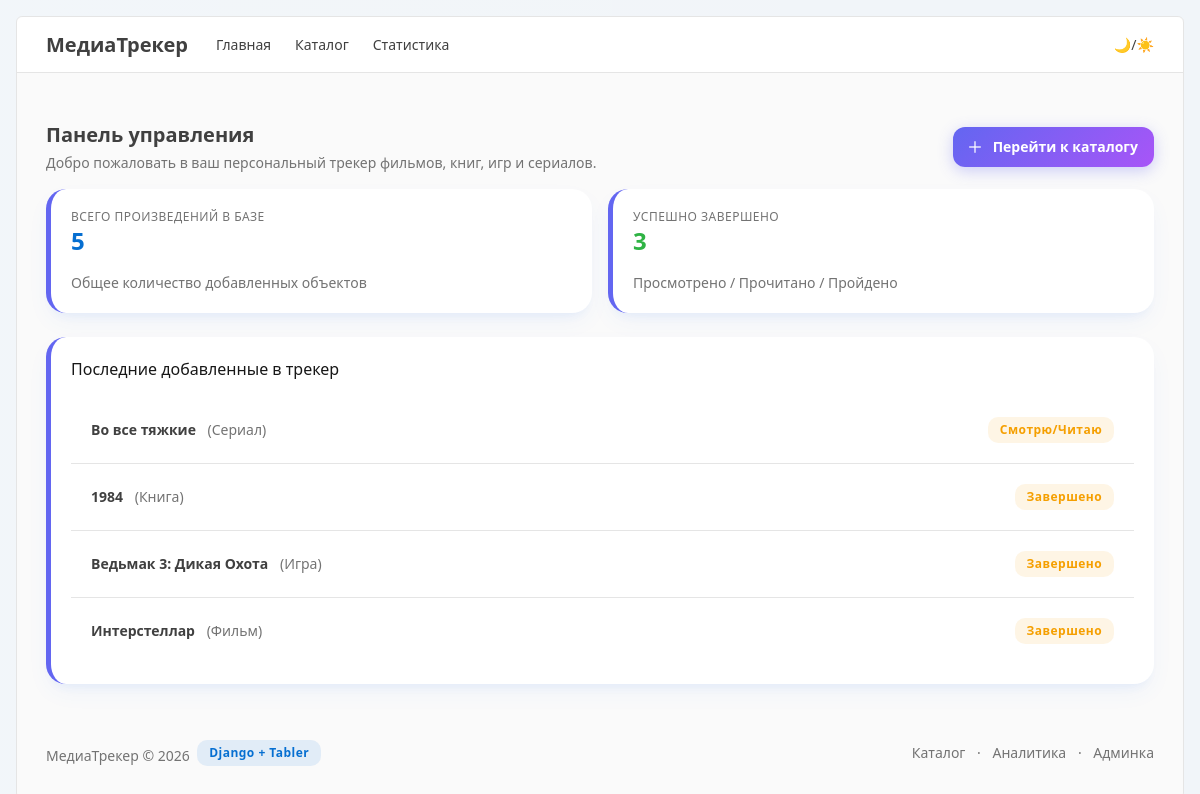
The page / on the database its author committed.
### catalog/models.py (models this page shows, shortened)
class WatchEntry(models.Model):
    STATUS_CHOICES = [
        ('planned', 'Запланировано'),
        ('watching', 'Смотрю/Читаю'),
        ('completed', 'Завершено'),
    ]
    title = models.ForeignKey(Title, on_delete=models.CASCADE, verbose_name="Произведение")
    status = models.CharField(max_length=20, choices=STATUS_CHOICES, default='planned', verbose_name="Статус")
    rating = models.PositiveIntegerField(blank=True, null=True, verbose_name="Оценка")
    notes = models.TextField(blank=True, null=True, verbose_name="Заметки")

class Title(models.Model):
    KIND_CHOICES = [
        ('movie', 'Фильм'),
        ('series', 'Сериал'),
        ('book', 'Книга'),
        ('game', 'Игра'),
    ]
    title = models.CharField(max_length=200, verbose_name="Название")
    kind = models.CharField(max_length=20, choices=KIND_CHOICES, default='movie', verbose_name="Тип")
    genres = models.ManyToManyField(Genre, blank=True, verbose_name="Жанры")

### catalog/views.py (the view)
# urls.py: path('', views.index_view, name='index'),
def index_view(request):
    total_titles = Title.objects.count()
    completed_count = WatchEntry.objects.filter(status='completed').count()
    recent_entries = WatchEntry.objects.select_related('title').order_by('-id')[:5]
    context = {
        'total_titles': total_titles,
        'completed_count': completed_count,
        'recent_entries': recent_entries,
    }
    return render(request, 'index.html', context)

### templates/index.html
{% extends 'base.html' %}
{% block content %}
<div class="page-header d-print-none mb-3">
    <div class="row g-2 align-items-center">
        <div class="col">
            <h2 class="page-title">Панель управления</h2>
            <div class="text-muted mt-1">Добро пожаловать в ваш персональный трекер фильмов, книг, игр и сериалов.</div>
        </div>
        <div class="col-auto ms-auto d-print-none">
            <div class="btn-list">
                <a href="{% url 'catalog' %}" class="btn btn-primary">
                    <svg xmlns="http://www.w3.org/2000/svg" class="icon" width="24" height="24" viewBox="0 0 24 24" stroke-width="2" stroke="currentColor" fill="none"><path stroke="none" d="M0 0h24v24H0z" fill="none"/><path d="M12 5l0 14" /><path d="M5 12l14 0" /></svg>
                    Перейти к каталогу
                </a>
            </div>
        </div>
    </div>
</div>
<div class="row row-deck row-cards mb-4">
    <div class="col-sm-6 col-lg-6">
        <div class="card">
            <div class="card-body">
                <div class="d-flex align-items-center">
                    <div class="subheader">Всего произведений в базе</div>
                </div>
                <div class="h1 mb-3 text-blue">{{ total_titles }}</div>
                <div class="text-muted">Общее количество добавленных объектов</div>
            </div>
        </div>
    </div>
    <div class="col-sm-6 col-lg-6">
        <div class="card">
            <div class="card-body">
                <div class="d-flex align-items-center">
                    <div class="subheader">Успешно завершено</div>
                </div>
                <div class="h1 mb-3 text-green">{{ completed_count }}</div>
                <div class="text-muted">Просмотрено / Прочитано / Пройдено</div>
            </div>
        </div>
    </div>
</div>
<div class="card">
    <div class="card-body">
        <h3 class="card-title">Последние добавленные в трекер</h3>
        {% if recent_entries %}
        <div class="list-group list-group-flush">
            {% for entry in recent_entries %}
            <div class="list-group-item">
                <div class="row align-items-center">
                    <div class="col">
                        <strong>{{ entry.title.title }}</strong>
                        <span class="text-muted ms-2">({{ entry.title.get_kind_display }})</span>
                    </div>
                    <div class="col-auto">
                        <span class="badge bg-yellow-lt">{{ entry.get_status_display }}</span>
                    </div>
                </div>
            </div>
            {% endfor %}
        </div>
        {% else %}
        <p class="text-muted mb-0">Пока нет записей. Перейдите в админ-панель Django, чтобы добавить первые элементы!</p>
        {% endif %}
    </div>
</div>
{% endblock %}

### templates/base.html (shortened to what this page needs)
{% load static %}
<!DOCTYPE html>
<html lang="ru">
{% load static %}
<!DOCTYPE html>
<html lang="ru">
<head>
    <link href="{% static 'catalog/css/tabler.min.css' %}" rel="stylesheet"/>
    <link href="{% static 'catalog/css/style.css' %}" rel="stylesheet"/>
</head>
<body class="layout-boxed">
    <div class="page">
        {% include "partials/navbar.html" %}
        <div class="page-wrapper">
            <div class="page-body">
                <div class="container-xl">
                    {% block content %}{% endblock %}
                </div>
            </div>
            {% include "partials/footer.html" %}
        </div>
    </div>
</body>
</html>

### templates/partials/navbar.html (shortened to what this page needs)
<header class="navbar navbar-expand-md d-print-none">
    <div class="container-xl">
        <h1 class="navbar-brand navbar-brand-autodark d-none-navbar-horizontal pe-0 pe-md-3">
            <a href="{% url 'index' %}">МедиаТрекер</a>
        </h1>
        <div class="navbar-nav flex-row order-md-last">
            <div class="nav-item">
                <a href="#" class="nav-link px-0" onclick="toggleTheme(); return false;" title="Сменить тему">
                    🌙/☀️
                </a>
            </div>
        </div>
        <div class="collapse navbar-collapse" id="navbar-menu">
            <ul class="navbar-nav">
                <li class="nav-item">
                    <a class="nav-link" href="{% url 'index' %}">
                        <span class="nav-link-title">Главная</span>
                    </a>
                </li>
                <li class="nav-item">
                    <a class="nav-link" href="{% url 'catalog' %}">
                        <span class="nav-link-title">Каталог</span>
                    </a>
                </li>
                <li class="nav-item">
                    <a class="nav-link" href="{% url 'stats' %}">
                        <span class="nav-link-title">Статистика</span>
                    </a>
                </li>
            </ul>
        </div>
    </div>
</header>

### templates/partials/footer.html
<footer class="footer footer-transparent d-print-none">
    <div class="container-xl">
        <div class="row text-center align-items-center flex-row-reverse">
            <div class="col-lg-auto ms-lg-auto">
                <ul class="list-inline list-inline-dots mb-0">
                    <li class="list-inline-item"><a href="{% url 'catalog' %}" class="link-secondary">Каталог</a></li>
                    <li class="list-inline-item"><a href="{% url 'stats' %}" class="link-secondary">Аналитика</a></li>
                    <li class="list-inline-item"><a href="/admin/" class="link-secondary" target="_blank">Админка</a></li>
                </ul>
            </div>
            <div class="col-12 col-lg-auto mt-3 mt-lg-0">
                <ul class="list-inline list-inline-dots mb-0">
                    <li class="list-inline-item">
                        МедиаТрекер &copy; 2026
                        <span class="badge bg-blue-lt ms-1">Django + Tabler</span>
                    </li>
                </ul>
            </div>
        </div>
    </div>
</footer>

### catalog/static/catalog/css/style.css (style rules this page uses)
:root { --tblr-border-radius: 16px !important; }
body { background-color: #f1f5f9 !important; }
.card { border: none !important; border-radius: 20px !important; box-shadow: 0 10px 25px -5px rgba(59, 130, 246, 0.08), 0 8px 10px -6px rgba(59, 130, 246, 0.08) !important; transition: transform 0.3s ease, box-shadow 0.3s ease !important; background: #ffffff !important; border-left: 5px solid #6366f1 !important; }
.btn-primary, .btn-secondary { border-radius: 12px !important; background: linear-gradient(135deg, #6366f1 0%, #a855f7 100%) !important; border: none !important; font-weight: 600 !important; box-shadow: 0 4px 15px rgba(99, 102, 241, 0.3) !important; transition: all 0.2s ease !important; color: #ffffff !important; }
.badge { border-radius: 10px !important; padding: 0.5em 0.9em !important; font-weight: 700 !important; }

### rows shown on the page
WatchEntry: title "Во все тяжкие", title.kind "Сериал", status "Смотрю/Читаю"
WatchEntry: title "1984", title.kind "Книга", status "Завершено"
WatchEntry: title "Ведьмак 3: Дикая Охота", title.kind "Игра", status "Завершено"
WatchEntry: title "Интерстеллар", title.kind "Фильм", status "Завершено"

### other values the page prints
{{ total_titles }} "5"
{{ completed_count }} "3"
